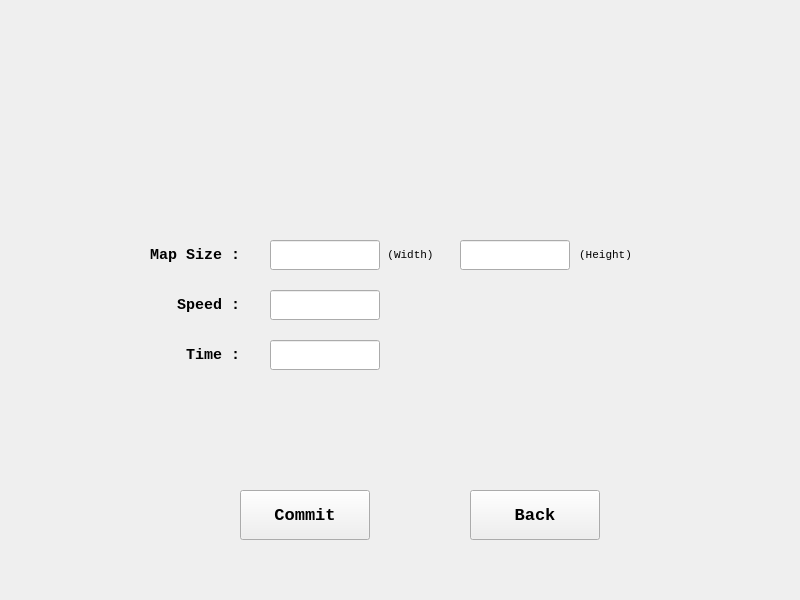
<?xml version="1.0" encoding="UTF-8"?>
<ui version="4.0">
 <class>initwindow</class>
 <widget class="QMainWindow" name="initwindow">
  <property name="geometry">
   <rect>
    <x>0</x>
    <y>0</y>
    <width>800</width>
    <height>600</height>
   </rect>
  </property>
  <property name="minimumSize">
   <size>
    <width>800</width>
    <height>600</height>
   </size>
  </property>
  <property name="maximumSize">
   <size>
    <width>800</width>
    <height>600</height>
   </size>
  </property>
  <property name="windowTitle">
   <string>圈地大作战</string>
  </property>
  <property name="styleSheet">
   <string notr="true">QWidget #centralwidget
{
	border-image: url(:/images/initwindow);
}
</string>
  </property>
  <widget class="QWidget" name="centralwidget">
   <widget class="QStackedWidget" name="stackedWidget">
    <property name="geometry">
     <rect>
      <x>120</x>
      <y>70</y>
      <width>561</width>
      <height>501</height>
     </rect>
    </property>
    <property name="styleSheet">
     <string notr="true"/>
    </property>
    <property name="currentIndex">
     <number>1</number>
    </property>
    <widget class="QWidget" name="page0">
     <widget class="QPushButton" name="newGame">
      <property name="geometry">
       <rect>
        <x>220</x>
        <y>200</y>
        <width>130</width>
        <height>50</height>
       </rect>
      </property>
      <property name="font">
       <font>
        <family>Consolas</family>
        <pointsize>13</pointsize>
        <bold>true</bold>
       </font>
      </property>
      <property name="styleSheet">
       <string notr="true"/>
      </property>
      <property name="text">
       <string>New Game</string>
      </property>
     </widget>
     <widget class="QPushButton" name="rank">
      <property name="geometry">
       <rect>
        <x>220</x>
        <y>300</y>
        <width>130</width>
        <height>50</height>
       </rect>
      </property>
      <property name="font">
       <font>
        <family>Consolas</family>
        <pointsize>13</pointsize>
        <bold>true</bold>
       </font>
      </property>
      <property name="text">
       <string>Rankings</string>
      </property>
     </widget>
     <widget class="QPushButton" name="help">
      <property name="geometry">
       <rect>
        <x>220</x>
        <y>400</y>
        <width>130</width>
        <height>50</height>
       </rect>
      </property>
      <property name="font">
       <font>
        <family>Consolas</family>
        <pointsize>13</pointsize>
        <bold>false</bold>
       </font>
      </property>
      <property name="text">
       <string>Help</string>
      </property>
     </widget>
    </widget>
    <widget class="QWidget" name="page1">
     <widget class="QPushButton" name="commitButton">
      <property name="geometry">
       <rect>
        <x>120</x>
        <y>420</y>
        <width>130</width>
        <height>50</height>
       </rect>
      </property>
      <property name="font">
       <font>
        <family>Consolas</family>
        <pointsize>13</pointsize>
        <bold>true</bold>
       </font>
      </property>
      <property name="text">
       <string>Commit</string>
      </property>
     </widget>
     <widget class="QPushButton" name="backButton">
      <property name="geometry">
       <rect>
        <x>350</x>
        <y>420</y>
        <width>130</width>
        <height>50</height>
       </rect>
      </property>
      <property name="font">
       <font>
        <family>Consolas</family>
        <pointsize>13</pointsize>
        <bold>true</bold>
       </font>
      </property>
      <property name="text">
       <string>Back</string>
      </property>
     </widget>
     <widget class="QLabel" name="mapsize">
      <property name="geometry">
       <rect>
        <x>20</x>
        <y>170</y>
        <width>100</width>
        <height>30</height>
       </rect>
      </property>
      <property name="font">
       <font>
        <family>Consolas</family>
        <pointsize>10</pointsize>
        <bold>true</bold>
       </font>
      </property>
      <property name="text">
       <string>&lt;html&gt;&lt;head/&gt;&lt;body&gt;&lt;p align=&quot;right&quot;&gt;&lt;span style=&quot; font-size:11pt;&quot;&gt;Map Size :&lt;/span&gt;&lt;/p&gt;&lt;/body&gt;&lt;/html&gt;</string>
      </property>
     </widget>
     <widget class="QLabel" name="speed">
      <property name="geometry">
       <rect>
        <x>20</x>
        <y>220</y>
        <width>100</width>
        <height>30</height>
       </rect>
      </property>
      <property name="font">
       <font>
        <family>Consolas</family>
        <pointsize>10</pointsize>
        <bold>true</bold>
       </font>
      </property>
      <property name="text">
       <string>&lt;html&gt;&lt;head/&gt;&lt;body&gt;&lt;p align=&quot;right&quot;&gt;&lt;span style=&quot; font-size:11pt;&quot;&gt;Speed :&lt;/span&gt;&lt;/p&gt;&lt;/body&gt;&lt;/html&gt;</string>
      </property>
     </widget>
     <widget class="QLabel" name="timeNeed">
      <property name="geometry">
       <rect>
        <x>20</x>
        <y>270</y>
        <width>100</width>
        <height>30</height>
       </rect>
      </property>
      <property name="font">
       <font>
        <family>Consolas</family>
        <pointsize>10</pointsize>
        <bold>true</bold>
       </font>
      </property>
      <property name="text">
       <string>&lt;html&gt;&lt;head/&gt;&lt;body&gt;&lt;p align=&quot;right&quot;&gt;&lt;span style=&quot; font-size:11pt;&quot;&gt;Time :&lt;/span&gt;&lt;/p&gt;&lt;/body&gt;&lt;/html&gt;</string>
      </property>
     </widget>
     <widget class="QLineEdit" name="widthlineEdit">
      <property name="geometry">
       <rect>
        <x>150</x>
        <y>170</y>
        <width>110</width>
        <height>30</height>
       </rect>
      </property>
      <property name="cursorPosition">
       <number>0</number>
      </property>
      <property name="alignment">
       <set>Qt::AlignCenter</set>
      </property>
      <property name="clearButtonEnabled">
       <bool>false</bool>
      </property>
     </widget>
     <widget class="QLineEdit" name="heightlineEdit">
      <property name="geometry">
       <rect>
        <x>340</x>
        <y>170</y>
        <width>110</width>
        <height>30</height>
       </rect>
      </property>
      <property name="alignment">
       <set>Qt::AlignCenter</set>
      </property>
     </widget>
     <widget class="QLabel" name="width0">
      <property name="geometry">
       <rect>
        <x>260</x>
        <y>170</y>
        <width>61</width>
        <height>30</height>
       </rect>
      </property>
      <property name="font">
       <font>
        <family>Consolas</family>
        <pointsize>10</pointsize>
       </font>
      </property>
      <property name="text">
       <string>&lt;html&gt;&lt;head/&gt;&lt;body&gt;&lt;p align=&quot;center&quot;&gt;&lt;span style=&quot; font-size:8pt;&quot;&gt;(Width)&lt;/span&gt;&lt;/p&gt;&lt;/body&gt;&lt;/html&gt;</string>
      </property>
     </widget>
     <widget class="QLabel" name="height0">
      <property name="geometry">
       <rect>
        <x>450</x>
        <y>170</y>
        <width>71</width>
        <height>30</height>
       </rect>
      </property>
      <property name="font">
       <font>
        <family>Consolas</family>
        <pointsize>10</pointsize>
       </font>
      </property>
      <property name="text">
       <string>&lt;html&gt;&lt;head/&gt;&lt;body&gt;&lt;p align=&quot;center&quot;&gt;&lt;span style=&quot; font-size:8pt;&quot;&gt;(Height)&lt;/span&gt;&lt;/p&gt;&lt;/body&gt;&lt;/html&gt;</string>
      </property>
     </widget>
     <widget class="QLineEdit" name="speedlineEdit">
      <property name="geometry">
       <rect>
        <x>150</x>
        <y>220</y>
        <width>110</width>
        <height>30</height>
       </rect>
      </property>
      <property name="cursorPosition">
       <number>0</number>
      </property>
      <property name="alignment">
       <set>Qt::AlignCenter</set>
      </property>
      <property name="clearButtonEnabled">
       <bool>false</bool>
      </property>
     </widget>
     <widget class="QLineEdit" name="timelineEdit">
      <property name="geometry">
       <rect>
        <x>150</x>
        <y>270</y>
        <width>110</width>
        <height>30</height>
       </rect>
      </property>
      <property name="cursorPosition">
       <number>0</number>
      </property>
      <property name="alignment">
       <set>Qt::AlignCenter</set>
      </property>
      <property name="clearButtonEnabled">
       <bool>false</bool>
      </property>
     </widget>
    </widget>
   </widget>
  </widget>
 </widget>
 <resources/>
 <connections/>
</ui>
